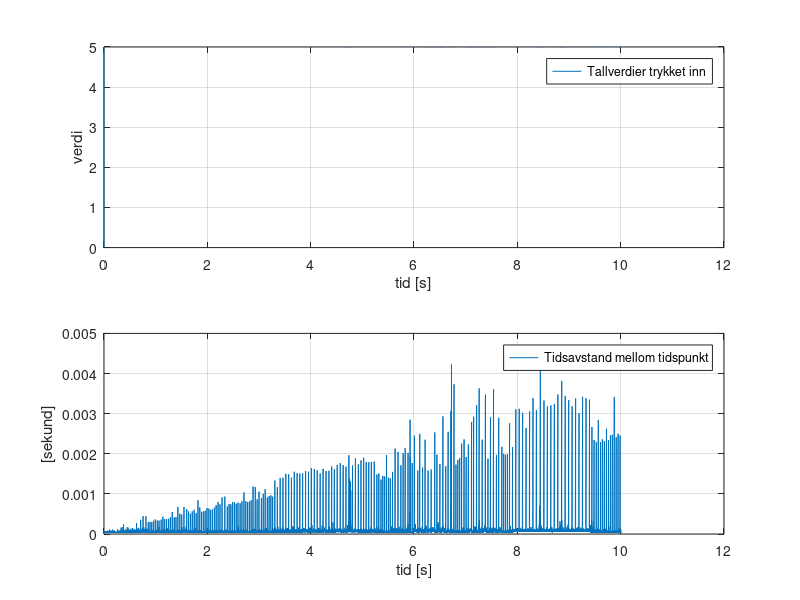

The MATLAB source for this figure:
%--------------------------------------------------------- 
% h) Nyttige kommandoer:
%
% while, input, if, isempty, tic, toc
%--------------------------------------------------------- 

clear; close all; clc

% initialisering
Tid(1) = 0;
Key(1) = 0;
Ts(1) = 0;

startKlokke = input('Etter du trykker enter starter klokken. Du har 10 sekunder til å skrive in verdier');
klokke = tic;

while toc(klokke) < 10
    indeks = length(Key);
    curKey = input('Skriv inn et tall: ');
    if isempty(curKey)
        Key(indeks+1) = 0;
    else
        Key(indeks+1) = curKey;
    end
    Tid(indeks+1) = toc(klokke);
    Ts(indeks+1) = Tid(indeks+1) - Tid(indeks);
end

figure()
subplot(2,1,1)
plot(Tid, Key)
grid on
xlabel('tid [s]')
ylabel('verdi')
legend('Tallverdier trykket inn')

subplot(2,1,2)
plot(Tid, Ts)
grid on
xlabel('tid [s]')
ylabel('[sekund]')
legend('Tidsavstand mellom tidspunkt')